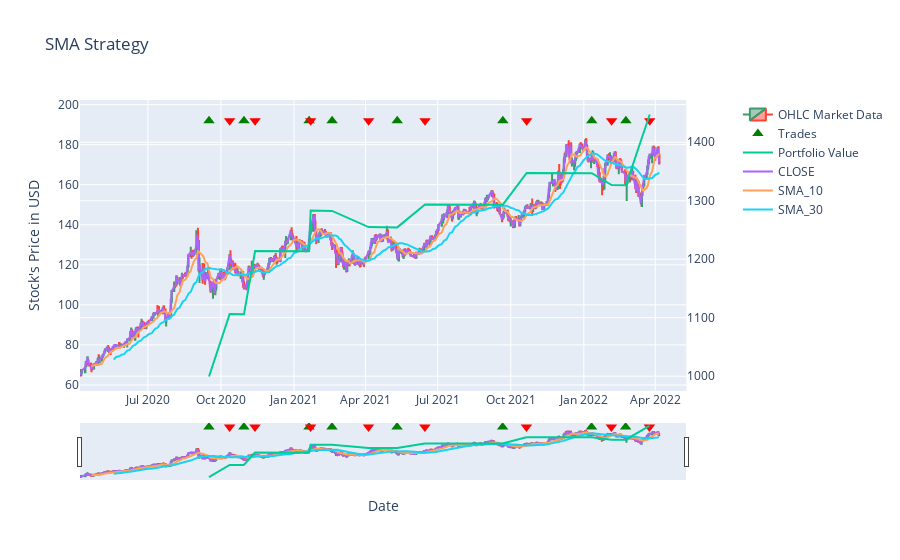

The notebook cell this image was saved under:
### Markdown cell above
#### Simulation Results

### Code cell
sma_strategy = Strategy(name="SMA Strategy", cash=1000, commission=0.05, min_positions=1)
data = tdata.copy()
sma_strategy.load_data(tdata, date_column='DATE')
sma_strategy.add_single_rule('SMA_10[N-1]>SMA_30[N-1]', action=MarketAction.SELL, action_quantity='ALL')
sma_strategy.add_single_rule('SMA_10[N-1]<SMA_30[N-1]', action=MarketAction.BUY, action_quantity='ALL')
sma_strategy.simulate()

sma_strategy.summary()
sma_strategy.plot_history(title="SMA Strategy", yaxis_title="Stock's Price in USD", xaxis_title="Date", plot_columns=['CLOSE', 'SMA_10', 'SMA_30'])

### Figure 1 — Plotly figure (JSON) as saved in the notebook; plotly's stock layout.template omitted (floating-point values rounded to 4 significant figures; data arrays with more than 128 entries replaced by an {"elided": "..."} marker saying what was removed)
{"data": [{"close": {"elided": "541 float values"}, "high": {"elided": "541 float values"}, "low": {"elided": "541 float values"}, "name": "OHLC Market Data", "open": {"elided": "541 float values"}, "type": "candlestick", "x": {"elided": "541 str values"}}, {"hovertext": ["BUY 8.8613 at 112.8 Amount: 999.9998 Cash: 0.0002", "SELL 8.8613 at 124.92 Amount: 1106.5129 Cash: 1106.513", "BUY 10.1926 at 108.51 Amount: 1106.5128 Cash: 0.0002", "SELL 10.1926 at 119.15 Amount: 1213.9432 Cash: 1213.9435", "BUY 9.1549 at 132.55 Amount: 1213.9433 Cash: 0.0002", "SELL 9.1549 at 140.21 Amount: 1283.1545 Cash: 1283.1547", "BUY 9.9246 at 129.24 Amount: 1283.1545 Cash: 0.0002", "SELL 9.9246 at 126.5 Amount: 1254.9686 Cash: 1254.9688", "BUY 9.9783 at 125.72 Amount: 1254.9686 Cash: 0.0002", "SELL 9.9783 at 129.7 Amount: 1293.6843 Cash: 1293.6845", "BUY 9.0379 at 143.09 Amount: 1293.6844 Cash: 0.0002", "SELL 9.0379 at 149.15 Amount: 1347.5502 Cash: 1347.5504", "BUY 7.6937 at 175.1 Amount: 1347.5503 Cash: 0.0001", "SELL 7.6937 at 172.5 Amount: 1326.7773 Cash: 1326.7774", "BUY 8.2732 at 160.32 Amount: 1326.7773 Cash: 0.0001", "SELL 8.2732 at 175.0 Amount: 1447.4009 Cash: 1447.401"], "marker": {"color": ["green", "red", "green", "red", "green", "red", "green", "red", "green", "red", "green", "red", "green", "red", "green", "red"], "size": 10, "symbol": ["triangle-up", "triangle-down", "triangle-up", "triangle-down", "triangle-up", "triangle-down", "triangle-up", "triangle-down", "triangle-up", "triangle-down", "triangle-up", "triangle-down", "triangle-up", "triangle-down", "triangle-up", "triangle-down"]}, "mode": "markers", "name": "Trades", "type": "scatter", "x": ["2020-09-16T00:00:00", "2020-10-12T00:00:00", "2020-10-30T00:00:00", "2020-11-13T00:00:00", "2021-01-20T00:00:00", "2021-01-22T00:00:00", "2021-02-18T00:00:00", "2021-04-05T00:00:00", "2021-05-11T00:00:00", "2021-06-15T00:00:00", "2021-09-21T00:00:00", "2021-10-21T00:00:00", "2022-01-11T00:00:00", "2022-02-05T00:00:00", "2022-02-23T00:00:00", "2022-03-25T00:00:00"], "xaxis": "x", "y": [191.9, 191.9, 191.9, 191.9, 191.9, 191.9, 191.9, 191.9, 191.9, 191.9, 191.9, 191.9, 191.9, 191.9, 191.9, 191.9], "yaxis": "y"}, {"mode": "lines", "name": "Portfolio Value", "type": "scatter", "x": ["2020-09-16T00:00:00", "2020-10-12T00:00:00", "2020-10-30T00:00:00", "2020-11-13T00:00:00", "2021-01-20T00:00:00", "2021-01-22T00:00:00", "2021-02-18T00:00:00", "2021-04-05T00:00:00", "2021-05-11T00:00:00", "2021-06-15T00:00:00", "2021-09-21T00:00:00", "2021-10-21T00:00:00", "2022-01-11T00:00:00", "2022-02-05T00:00:00", "2022-02-23T00:00:00", "2022-03-25T00:00:00"], "xaxis": "x", "y": [999.6, 1107.0, 1106.0, 1214.0, 1213.0, 1283.0, 1283.0, 1255.0, 1254.0, 1294.0, 1293.0, 1348.0, 1347.0, 1327.0, 1326.0, 1447.0], "yaxis": "y2"}, {"mode": "lines", "name": "CLOSE", "type": "scatter", "x": {"elided": "541 str values"}, "xaxis": "x", "y": {"elided": "541 float values"}, "yaxis": "y"}, {"mode": "lines", "name": "SMA_10", "type": "scatter", "x": {"elided": "541 str values"}, "xaxis": "x", "y": {"elided": "541 float values"}, "yaxis": "y"}, {"mode": "lines", "name": "SMA_30", "type": "scatter", "x": {"elided": "541 str values"}, "xaxis": "x", "y": {"elided": "541 float values"}, "yaxis": "y"}], "layout": {"title": {"text": "SMA Strategy"}, "xaxis": {"anchor": "y", "domain": [0, 0.94], "title": {"text": "Date"}}, "yaxis": {"anchor": "x", "domain": [0, 1], "title": {"text": "Stock's Price in USD"}}, "yaxis2": {"anchor": "x", "overlaying": "y", "side": "right"}}}
